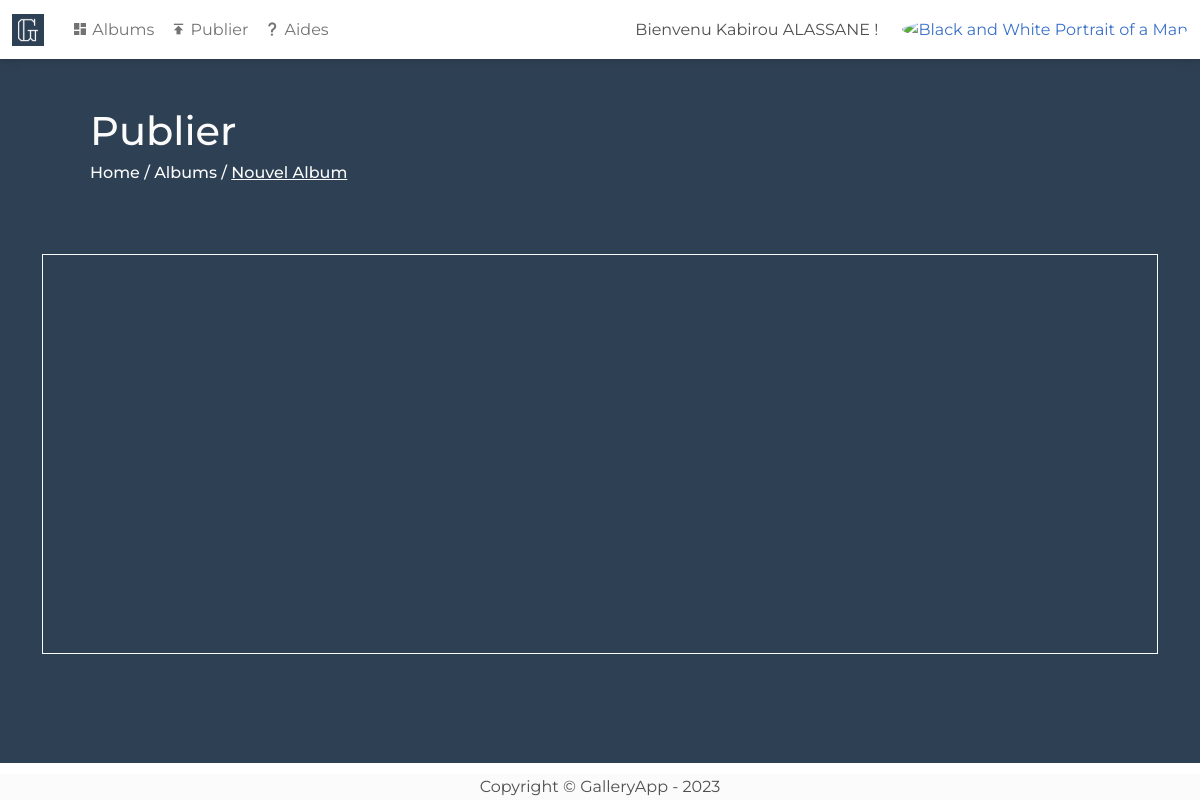
The app's page /publish/8 (signed in), older data.
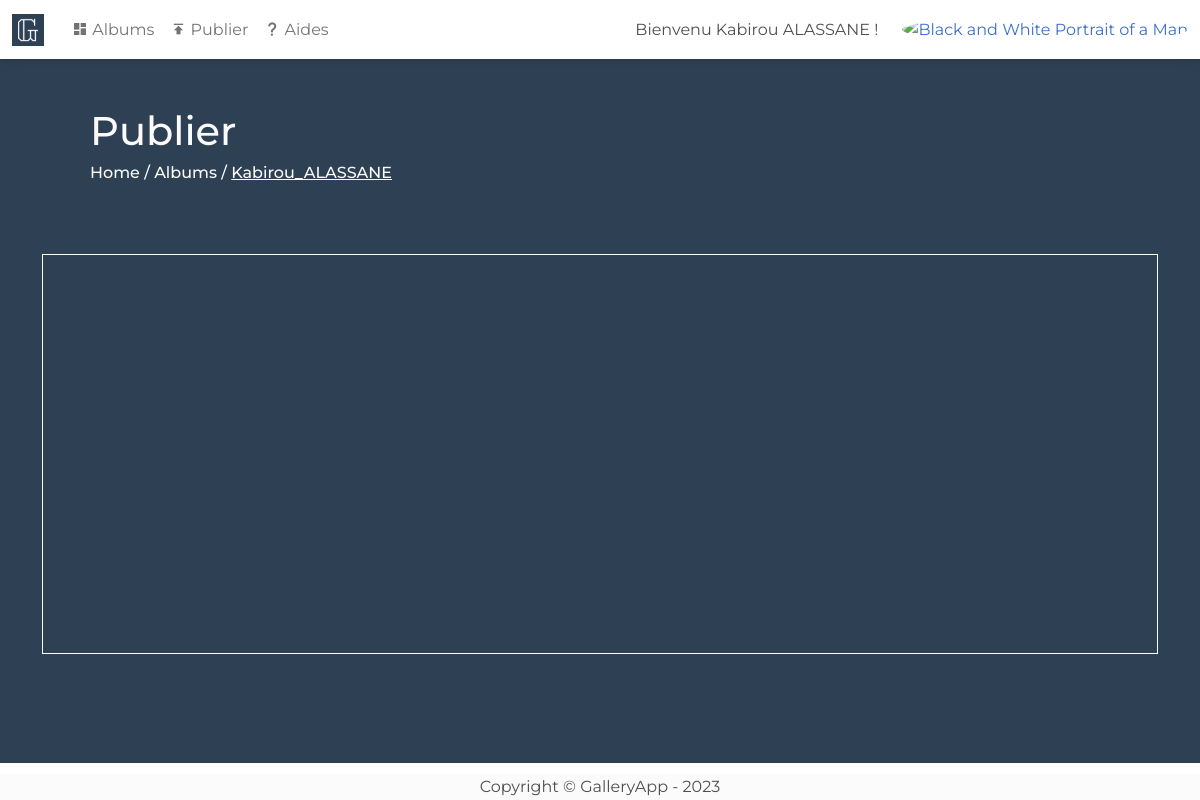
The same page, newer data.
### app/models.py (models this page shows, shortened)
class Album(models.Model):
    slug = models.CharField(max_length=100, null=False)
    user = models.ForeignKey(User, on_delete=models.CASCADE)
    created_at = models.DateTimeField(auto_now_add=True)
    updated_at = models.DateTimeField(auto_now=True)

### app/views.py (the view)
# urls.py: path('publish/<int:album>', views.publish, name="publish"),
@login_required
def publish(request, album):
    return render(request, 'app/publish.html', {
        'album': Album.objects.filter(pk=album, user=request.user).first(),
        'albumID': album,
    })

### template/app/publish.html (shortened to what this page needs)
{% extends 'base/base.html' %}
{% block 'main' %}
<link href="https://unpkg.com/dropzone@6.0.0-beta.1/dist/dropzone.css" rel="stylesheet" type="text/css" />
<div>
    <div class="p-5 mb-4">
        <h1 class="">Publier</h1>
        <nav class="d-flex">
            <h6 class="mb-0">
                <a href="" class="text-reset">Home</a>
                <span>/</span>
                <a href="{% url 'default' %}" class="text-reset">Albums</a>
                <span>/</span>
                <a href="javascript:void(0)" class="text-reset"><u> {{ album.slug|default:"Nouvel Album" }} </u></a>
            </h6>
        </nav>
    </div>
    <div class="drop">
        <form action="{% url 'album.upload' album.id|default:albumID %}" class="dropzone border border-doted border-light" style="height: 400px;"
            id="galleryForm">
        </form>
    </div>
</div>
{% endblock %}

### template/base/base.html (shortened to what this page needs)
{% load static %}
<!DOCTYPE html>
<html lang="fr">
<head>
    {% include 'base/meta.html' %}
</head>
<body class="h-100">
    {% include 'base/header.html' %}
    <div class="bg-app-primary" style="height: 88vh;" id="main">
        <div class="container text-light overflow-scroll">
            {% block 'main' %}
            {% endblock %}
        </div>
    </div>
    <footer class="bg-light position-absolute bottom-0 text-center w-100">
        {% include 'base/footer.html' %}
    </footer>
</body>
</html>

### template/base/meta.html (shortened to what this page needs)
<link
  href="https://cdnjs.cloudflare.com/ajax/libs/mdb-ui-kit/6.4.2/mdb.min.css"
  rel="stylesheet"
/>
<link rel="stylesheet" href="https://cdnjs.cloudflare.com/ajax/libs/MaterialDesign-Webfont/7.3.67/css/materialdesignicons.min.css" />
<link rel="stylesheet" href="https://cdnjs.cloudflare.com/ajax/libs/font-awesome/6.4.2/css/all.min.css" />
<link rel="stylesheet" href="/static/css/style.css">

### template/base/header.html (shortened to what this page needs)
<nav class="navbar navbar-expand-lg navbar-light bg-white" id="staticHeader">
    <div class="container-fluid">
        <div class="collapse navbar-collapse" id="navbarSupportedContent">
            <a class="navbar-brand mt-2 mt-lg-0" href="{% url 'default' %}">
                <img src="/static/android-chrome-192x192.png" height="32" alt="Logo de GalleryApp"
                    loading="lazy" />
            </a>
            <ul class="navbar-nav me-auto mb-2 mb-lg-0">
                <li class="nav-item">
                    <a class="nav-link" href="{% url 'default' %}">
                        <span class="mdi mdi-view-dashboard"></span>
                        Albums
                    </a>
                </li>
                <li class="nav-item">
                    <a class="nav-link" href="{% url 'publish' 99999 %}">
                        <span class="mdi mdi-publish"></span>
                        Publier
                    </a>
                </li>
                <li class="nav-item">
                    <a class="nav-link" href="javascript:void(0)">
                        <span class="mdi mdi-help"></span>
                        Aides
                    </a>
                </li>
            </ul>
        </div>
        <div class="d-flex align-items-center">
            <a class="nav-link me-4" href="javascript:void(0)">Bienvenu {{ user.first_name }} {{ user.last_name }} ! </a>
            <div class="dropdown">
                <a class="dropdown-toggle d-flex align-items-center hidden-arrow" href="#" id="navbarDropdownMenuAvatar"
                    role="button" data-mdb-toggle="dropdown" aria-expanded="false">
                    <img src="https://mdbcdn.b-cdn.net/img/new/avatars/2.webp" class="rounded-circle" height="25"
                        alt="Black and White Portrait of a Man" loading="lazy" />
                </a>
            </div>
        </div>
    </div>
</nav>

### template/base/footer.html
<div class="container my-auto">
    <div class="text-center my-auto">
        <span>Copyright &copy; GalleryApp - 2023</span>
    </div>
</div>

### static/css/style.css (style rules this page uses)
:root { --app-primary-color: #2e4053; --app-secondary-color: #99bbde; }
*:not(.fa, .fas, .fad) { font-family: 'Montserrat', sans-serif !important; }
html, body { overflow: hidden !important; }
.bg-app-primary { background-color: var(--app-primary-color)!important; }
#main { overflow: scroll; }

Row changes from the older to the newer data that the page shows:
added Album: slug "Kabirou_ALASSANE"
Text that changed along with them:
{{ album.slug|default:"Nouvel Album" }}: "Nouvel Album" → (not shown)
